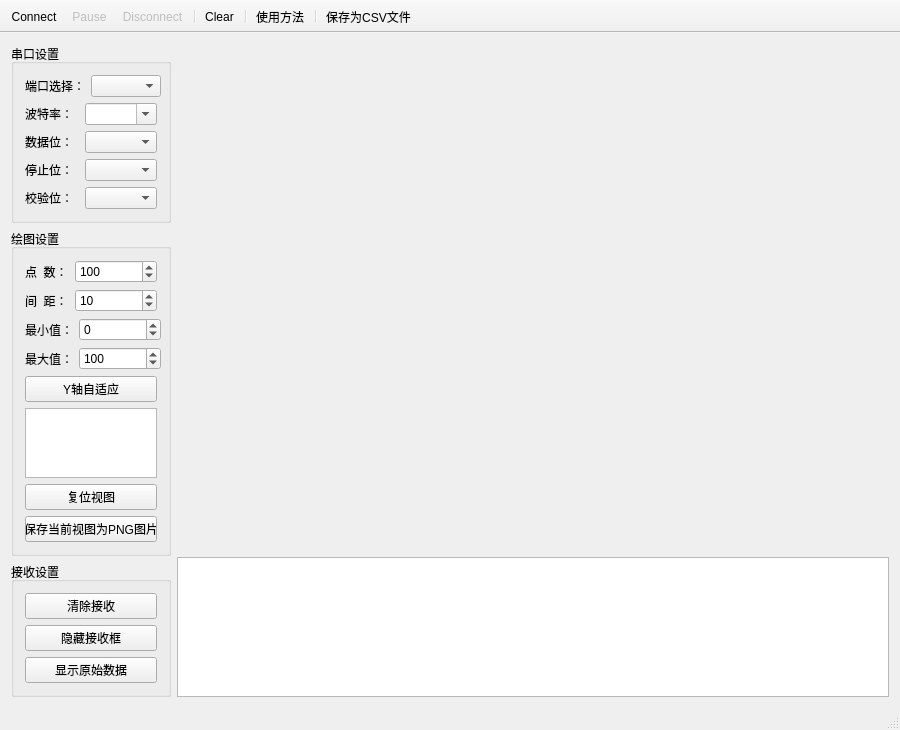
<?xml version="1.0" encoding="UTF-8"?>
<ui version="4.0">
 <class>MainWindow</class>
 <widget class="QMainWindow" name="MainWindow">
  <property name="geometry">
   <rect>
    <x>0</x>
    <y>0</y>
    <width>900</width>
    <height>671</height>
   </rect>
  </property>
  <property name="windowTitle">
   <string>MainWindow</string>
  </property>
  <widget class="QWidget" name="centralWidget">
   <layout class="QGridLayout" name="gridLayout_4">
    <item row="0" column="0" rowspan="2">
     <layout class="QVBoxLayout" name="verticalLayout">
      <item>
       <widget class="QGroupBox" name="PortControlsBox">
        <property name="maximumSize">
         <size>
          <width>160</width>
          <height>16777215</height>
         </size>
        </property>
        <property name="title">
         <string>串口设置</string>
        </property>
        <property name="flat">
         <bool>false</bool>
        </property>
        <property name="checkable">
         <bool>false</bool>
        </property>
        <layout class="QGridLayout" name="gridLayout">
         <item row="1" column="0">
          <layout class="QHBoxLayout" name="horizontalLayout_2">
           <item>
            <widget class="QLabel" name="labelBaud">
             <property name="text">
              <string>波特率：</string>
             </property>
            </widget>
           </item>
           <item>
            <widget class="QComboBox" name="comboBaud">
             <property name="sizePolicy">
              <sizepolicy hsizetype="Fixed" vsizetype="Fixed">
               <horstretch>0</horstretch>
               <verstretch>0</verstretch>
              </sizepolicy>
             </property>
             <property name="minimumSize">
              <size>
               <width>70</width>
               <height>0</height>
              </size>
             </property>
             <property name="editable">
              <bool>true</bool>
             </property>
            </widget>
           </item>
          </layout>
         </item>
         <item row="0" column="0">
          <layout class="QHBoxLayout" name="horizontalLayout">
           <item>
            <widget class="QLabel" name="labelPort">
             <property name="text">
              <string>端口选择：</string>
             </property>
            </widget>
           </item>
           <item>
            <widget class="QComboBox" name="comboPort">
             <property name="sizePolicy">
              <sizepolicy hsizetype="Fixed" vsizetype="Fixed">
               <horstretch>0</horstretch>
               <verstretch>0</verstretch>
              </sizepolicy>
             </property>
             <property name="minimumSize">
              <size>
               <width>70</width>
               <height>0</height>
              </size>
             </property>
            </widget>
           </item>
          </layout>
         </item>
         <item row="2" column="0">
          <layout class="QHBoxLayout" name="horizontalLayout_3">
           <item>
            <widget class="QLabel" name="labelData">
             <property name="text">
              <string>数据位：</string>
             </property>
            </widget>
           </item>
           <item>
            <widget class="QComboBox" name="comboData">
             <property name="sizePolicy">
              <sizepolicy hsizetype="Fixed" vsizetype="Fixed">
               <horstretch>0</horstretch>
               <verstretch>0</verstretch>
              </sizepolicy>
             </property>
             <property name="minimumSize">
              <size>
               <width>70</width>
               <height>0</height>
              </size>
             </property>
            </widget>
           </item>
          </layout>
         </item>
         <item row="4" column="0">
          <layout class="QHBoxLayout" name="horizontalLayout_4">
           <item>
            <widget class="QLabel" name="labelParity">
             <property name="text">
              <string>校验位：</string>
             </property>
            </widget>
           </item>
           <item>
            <widget class="QComboBox" name="comboParity">
             <property name="sizePolicy">
              <sizepolicy hsizetype="Fixed" vsizetype="Fixed">
               <horstretch>0</horstretch>
               <verstretch>0</verstretch>
              </sizepolicy>
             </property>
             <property name="minimumSize">
              <size>
               <width>70</width>
               <height>0</height>
              </size>
             </property>
            </widget>
           </item>
          </layout>
         </item>
         <item row="3" column="0">
          <layout class="QHBoxLayout" name="horizontalLayout_5">
           <item>
            <widget class="QLabel" name="labelStop">
             <property name="text">
              <string>停止位：</string>
             </property>
            </widget>
           </item>
           <item>
            <widget class="QComboBox" name="comboStop">
             <property name="sizePolicy">
              <sizepolicy hsizetype="Fixed" vsizetype="Fixed">
               <horstretch>0</horstretch>
               <verstretch>0</verstretch>
              </sizepolicy>
             </property>
             <property name="minimumSize">
              <size>
               <width>70</width>
               <height>0</height>
              </size>
             </property>
            </widget>
           </item>
          </layout>
         </item>
        </layout>
       </widget>
      </item>
      <item>
       <widget class="QGroupBox" name="PlotControlsBox">
        <property name="maximumSize">
         <size>
          <width>160</width>
          <height>16777215</height>
         </size>
        </property>
        <property name="title">
         <string>绘图设置</string>
        </property>
        <layout class="QGridLayout" name="gridLayout_2">
         <item row="0" column="0">
          <layout class="QHBoxLayout" name="horizontalLayout_6">
           <item>
            <widget class="QLabel" name="pointsLabel">
             <property name="text">
              <string>点  数：</string>
             </property>
            </widget>
           </item>
           <item>
            <widget class="QSpinBox" name="spinPoints">
             <property name="minimumSize">
              <size>
               <width>82</width>
               <height>0</height>
              </size>
             </property>
             <property name="minimum">
              <number>0</number>
             </property>
             <property name="maximum">
              <number>999999999</number>
             </property>
             <property name="value">
              <number>100</number>
             </property>
            </widget>
           </item>
          </layout>
         </item>
         <item row="1" column="0">
          <layout class="QHBoxLayout" name="horizontalLayout_7">
           <item>
            <widget class="QLabel" name="labelYStep">
             <property name="text">
              <string>间  距：</string>
             </property>
            </widget>
           </item>
           <item>
            <widget class="QSpinBox" name="spinYStep">
             <property name="minimumSize">
              <size>
               <width>82</width>
               <height>0</height>
              </size>
             </property>
             <property name="maximumSize">
              <size>
               <width>69</width>
               <height>16777215</height>
              </size>
             </property>
             <property name="maximum">
              <number>999999999</number>
             </property>
             <property name="singleStep">
              <number>1</number>
             </property>
             <property name="value">
              <number>10</number>
             </property>
            </widget>
           </item>
          </layout>
         </item>
         <item row="2" column="0">
          <layout class="QHBoxLayout" name="horizontalLayout_8">
           <item>
            <widget class="QLabel" name="label">
             <property name="text">
              <string>最小值：</string>
             </property>
            </widget>
           </item>
           <item>
            <widget class="QSpinBox" name="spinAxesMin">
             <property name="minimumSize">
              <size>
               <width>82</width>
               <height>0</height>
              </size>
             </property>
             <property name="maximumSize">
              <size>
               <width>69</width>
               <height>16777215</height>
              </size>
             </property>
             <property name="minimum">
              <number>-999999999</number>
             </property>
             <property name="maximum">
              <number>999999999</number>
             </property>
             <property name="singleStep">
              <number>1</number>
             </property>
             <property name="value">
              <number>0</number>
             </property>
            </widget>
           </item>
          </layout>
         </item>
         <item row="3" column="0">
          <layout class="QHBoxLayout" name="horizontalLayout_9">
           <item>
            <widget class="QLabel" name="label_2">
             <property name="text">
              <string>最大值：</string>
             </property>
            </widget>
           </item>
           <item>
            <widget class="QSpinBox" name="spinAxesMax">
             <property name="minimumSize">
              <size>
               <width>82</width>
               <height>0</height>
              </size>
             </property>
             <property name="maximumSize">
              <size>
               <width>69</width>
               <height>16777215</height>
              </size>
             </property>
             <property name="minimum">
              <number>-999999999</number>
             </property>
             <property name="maximum">
              <number>999999999</number>
             </property>
             <property name="singleStep">
              <number>1</number>
             </property>
             <property name="value">
              <number>100</number>
             </property>
            </widget>
           </item>
          </layout>
         </item>
         <item row="4" column="0">
          <widget class="QPushButton" name="pushButton_AutoScale">
           <property name="text">
            <string>Y轴自适应</string>
           </property>
          </widget>
         </item>
         <item row="5" column="0">
          <widget class="QListWidget" name="listWidget_Channels">
           <property name="sizePolicy">
            <sizepolicy hsizetype="Fixed" vsizetype="Expanding">
             <horstretch>0</horstretch>
             <verstretch>0</verstretch>
            </sizepolicy>
           </property>
           <property name="minimumSize">
            <size>
             <width>0</width>
             <height>0</height>
            </size>
           </property>
           <property name="layoutDirection">
            <enum>Qt::LeftToRight</enum>
           </property>
           <property name="autoScroll">
            <bool>false</bool>
           </property>
           <property name="editTriggers">
            <set>QAbstractItemView::NoEditTriggers</set>
           </property>
           <property name="alternatingRowColors">
            <bool>true</bool>
           </property>
           <property name="selectionBehavior">
            <enum>QAbstractItemView::SelectItems</enum>
           </property>
           <property name="textElideMode">
            <enum>Qt::ElideMiddle</enum>
           </property>
           <property name="resizeMode">
            <enum>QListView::Adjust</enum>
           </property>
           <property name="modelColumn">
            <number>0</number>
           </property>
           <property name="selectionRectVisible">
            <bool>true</bool>
           </property>
          </widget>
         </item>
         <item row="6" column="0">
          <widget class="QPushButton" name="pushButton_ResetVisible">
           <property name="text">
            <string>复位视图</string>
           </property>
          </widget>
         </item>
         <item row="7" column="0">
          <widget class="QPushButton" name="savePNGButton">
           <property name="text">
            <string>保存当前视图为PNG图片</string>
           </property>
          </widget>
         </item>
        </layout>
       </widget>
      </item>
      <item>
       <widget class="QGroupBox" name="gridGroupBox">
        <property name="maximumSize">
         <size>
          <width>160</width>
          <height>16777215</height>
         </size>
        </property>
        <property name="title">
         <string>接收设置</string>
        </property>
        <layout class="QGridLayout" name="gridLayout_3">
         <item row="0" column="0">
          <widget class="QPushButton" name="pushButton_ClearRecv">
           <property name="text">
            <string>清除接收</string>
           </property>
           <property name="checkable">
            <bool>true</bool>
           </property>
          </widget>
         </item>
         <item row="1" column="0">
          <widget class="QPushButton" name="pushButton_TextEditHide">
           <property name="text">
            <string>隐藏接收框</string>
           </property>
           <property name="checkable">
            <bool>true</bool>
           </property>
           <property name="checked">
            <bool>false</bool>
           </property>
          </widget>
         </item>
         <item row="2" column="0">
          <widget class="QPushButton" name="pushButton_ShowallData">
           <property name="text">
            <string>显示原始数据</string>
           </property>
           <property name="checkable">
            <bool>true</bool>
           </property>
          </widget>
         </item>
        </layout>
       </widget>
      </item>
     </layout>
    </item>
    <item row="0" column="1">
     <widget class="QCustomPlot" name="plot" native="true">
      <property name="sizePolicy">
       <sizepolicy hsizetype="Preferred" vsizetype="Expanding">
        <horstretch>0</horstretch>
        <verstretch>0</verstretch>
       </sizepolicy>
      </property>
     </widget>
    </item>
    <item row="1" column="1">
     <widget class="QTextEdit" name="textEdit_UartWindow">
      <property name="sizePolicy">
       <sizepolicy hsizetype="Expanding" vsizetype="Fixed">
        <horstretch>0</horstretch>
        <verstretch>0</verstretch>
       </sizepolicy>
      </property>
      <property name="maximumSize">
       <size>
        <width>16777215</width>
        <height>140</height>
       </size>
      </property>
     </widget>
    </item>
   </layout>
  </widget>
  <widget class="QStatusBar" name="statusBar"/>
  <widget class="QToolBar" name="toolBar">
   <property name="windowTitle">
    <string>toolBar</string>
   </property>
   <property name="movable">
    <bool>false</bool>
   </property>
   <property name="allowedAreas">
    <set>Qt::TopToolBarArea</set>
   </property>
   <property name="floatable">
    <bool>false</bool>
   </property>
   <attribute name="toolBarArea">
    <enum>TopToolBarArea</enum>
   </attribute>
   <attribute name="toolBarBreak">
    <bool>false</bool>
   </attribute>
   <addaction name="actionConnect"/>
   <addaction name="actionPause_Plot"/>
   <addaction name="actionDisconnect"/>
   <addaction name="separator"/>
   <addaction name="actionClear"/>
   <addaction name="separator"/>
   <addaction name="actionHow_to_use"/>
   <addaction name="separator"/>
   <addaction name="actionRecord_stream"/>
  </widget>
  <action name="actionConnect">
   <property name="icon">
    <iconset resource="res/serial_port_plotter.qrc">
     <normaloff>:/serial_port_plotter/play_nor.png</normaloff>
     <normalon>:/serial_port_plotter/play_nor.png</normalon>
     <disabledoff>:/serial_port_plotter/play_dis.png</disabledoff>
     <disabledon>:/serial_port_plotter/play_dis.png</disabledon>
     <activeoff>:/serial_port_plotter/play_act.png</activeoff>
     <activeon>:/serial_port_plotter/play_act.png</activeon>
     <selectedoff>:/serial_port_plotter/play_act.png</selectedoff>
     <selectedon>:/serial_port_plotter/play_act.png</selectedon>:/serial_port_plotter/play_nor.png</iconset>
   </property>
   <property name="text">
    <string>Connect</string>
   </property>
   <property name="toolTip">
    <string>打开端口</string>
   </property>
  </action>
  <action name="actionPause_Plot">
   <property name="enabled">
    <bool>false</bool>
   </property>
   <property name="icon">
    <iconset resource="res/serial_port_plotter.qrc">
     <normaloff>:/serial_port_plotter/pause_nor.png</normaloff>
     <normalon>:/serial_port_plotter/pause_nor.png</normalon>
     <disabledoff>:/serial_port_plotter/pause_dis.png</disabledoff>
     <disabledon>:/serial_port_plotter/pause_dis.png</disabledon>
     <activeoff>:/serial_port_plotter/pause_act.png</activeoff>
     <activeon>:/serial_port_plotter/pause_act.png</activeon>
     <selectedoff>:/serial_port_plotter/pause_act.png</selectedoff>
     <selectedon>:/serial_port_plotter/pause_act.png</selectedon>:/serial_port_plotter/pause_nor.png</iconset>
   </property>
   <property name="text">
    <string>Pause</string>
   </property>
   <property name="toolTip">
    <string>暂停绘制</string>
   </property>
  </action>
  <action name="actionDisconnect">
   <property name="enabled">
    <bool>false</bool>
   </property>
   <property name="icon">
    <iconset resource="res/serial_port_plotter.qrc">
     <normaloff>:/serial_port_plotter/stop_nor.png</normaloff>
     <normalon>:/serial_port_plotter/stop_nor.png</normalon>
     <disabledoff>:/serial_port_plotter/stop_dis.png</disabledoff>
     <disabledon>:/serial_port_plotter/stop_dis.png</disabledon>
     <activeoff>:/serial_port_plotter/stop_act.png</activeoff>
     <activeon>:/serial_port_plotter/stop_act.png</activeon>
     <selectedoff>:/serial_port_plotter/stop_act.png</selectedoff>
     <selectedon>:/serial_port_plotter/stop_act.png</selectedon>:/serial_port_plotter/stop_nor.png</iconset>
   </property>
   <property name="text">
    <string>Disconnect</string>
   </property>
   <property name="toolTip">
    <string>关闭端口</string>
   </property>
  </action>
  <action name="actionClear">
   <property name="enabled">
    <bool>true</bool>
   </property>
   <property name="icon">
    <iconset resource="res/serial_port_plotter.qrc">
     <normaloff>:/serial_port_plotter/clear_nor.png</normaloff>
     <normalon>:/serial_port_plotter/clear_nor.png</normalon>
     <disabledoff>:/serial_port_plotter/clear_dis.png</disabledoff>
     <disabledon>:/serial_port_plotter/clear_dis.png</disabledon>
     <activeoff>:/serial_port_plotter/clear_act.png</activeoff>
     <activeon>:/serial_port_plotter/clear_act.png</activeon>
     <selectedoff>:/serial_port_plotter/clear_act.png</selectedoff>
     <selectedon>:/serial_port_plotter/clear_act.png</selectedon>:/serial_port_plotter/clear_nor.png</iconset>
   </property>
   <property name="text">
    <string>Clear</string>
   </property>
   <property name="toolTip">
    <string>清除曲线</string>
   </property>
  </action>
  <action name="actionHow_to_use">
   <property name="icon">
    <iconset resource="res/serial_port_plotter.qrc">
     <normaloff>:/serial_port_plotter/help_nor.png</normaloff>
     <normalon>:/serial_port_plotter/help_nor.png</normalon>
     <disabledoff>:/serial_port_plotter/help_dis.png</disabledoff>
     <disabledon>:/serial_port_plotter/help_dis.png</disabledon>
     <activeoff>:/serial_port_plotter/help_act.png</activeoff>
     <activeon>:/serial_port_plotter/help_act.png</activeon>
     <selectedoff>:/serial_port_plotter/help_act.png</selectedoff>
     <selectedon>:/serial_port_plotter/help_act.png</selectedon>:/serial_port_plotter/help_nor.png</iconset>
   </property>
   <property name="text">
    <string>使用方法</string>
   </property>
  </action>
  <action name="actionRecord_stream">
   <property name="checkable">
    <bool>true</bool>
   </property>
   <property name="checked">
    <bool>false</bool>
   </property>
   <property name="enabled">
    <bool>true</bool>
   </property>
   <property name="icon">
    <iconset resource="res/serial_port_plotter.qrc">
     <normaloff>:/icons/line_icon_set/document.png</normaloff>
     <normalon>:/icons/line_icon_set_text/document.png</normalon>
     <disabledoff>:/icons/line_icon_set/document.png</disabledoff>:/icons/line_icon_set/document.png</iconset>
   </property>
   <property name="text">
    <string>保存为CSV文件</string>
   </property>
   <property name="toolTip">
    <string>&lt;html&gt;&lt;head/&gt;&lt;body&gt;&lt;p&gt;将收到的数据保存为CSV文件&lt;/p&gt;&lt;p&gt;（快捷键：Ctrl+S）&lt;/p&gt;&lt;/body&gt;&lt;/html&gt;</string>
   </property>
   <property name="shortcut">
    <string>Ctrl+S</string>
   </property>
   <property name="visible">
    <bool>true</bool>
   </property>
  </action>
 </widget>
 <layoutdefault spacing="6" margin="11"/>
 <customwidgets>
  <customwidget>
   <class>QCustomPlot</class>
   <extends>QWidget</extends>
   <header location="global">qcustomplot/qcustomplot.h</header>
   <container>1</container>
  </customwidget>
 </customwidgets>
 <resources>
  <include location="res/serial_port_plotter.qrc"/>
 </resources>
 <connections/>
</ui>
